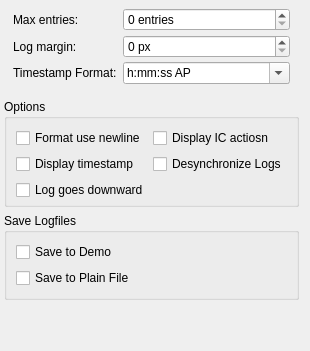
     <widget class="QWidget" name="logging_tab">
      <attribute name="title">
       <string>Logging</string>
      </attribute>
      <layout class="QVBoxLayout" name="verticalLayout_8">
       <property name="leftMargin">
        <number>4</number>
       </property>
       <property name="topMargin">
        <number>4</number>
       </property>
       <item>
        <widget class="QWidget" name="fields_widgets" native="true">
         <layout class="QFormLayout" name="formLayout_3">
          <property name="verticalSpacing">
           <number>4</number>
          </property>
          <property name="topMargin">
           <number>4</number>
          </property>
          <item row="1" column="0">
           <widget class="QLabel" name="length_lbl">
            <property name="toolTip">
             <string>The amount of message lines the IC chatlog will keep before deleting older message lines. A value of 0 or below counts as 'infinite'.</string>
            </property>
            <property name="text">
             <string>Max entries:</string>
            </property>
           </widget>
          </item>
          <item row="1" column="1">
           <widget class="QSpinBox" name="length_spinbox">
            <property name="suffix">
             <string> entries</string>
            </property>
            <property name="maximum">
             <number>10000</number>
            </property>
           </widget>
          </item>
          <item row="3" column="0">
           <widget class="QLabel" name="log_timestamp_format_lbl">
            <property name="text">
             <string>Timestamp Format:</string>
            </property>
           </widget>
          </item>
          <item row="2" column="0">
           <widget class="QLabel" name="log_margin_lbl">
            <property name="toolTip">
             <string>The distance in pixels between each entry in the IC log. 
Default: 0.</string>
            </property>
            <property name="text">
             <string>Log margin:</string>
            </property>
           </widget>
          </item>
          <item row="2" column="1">
           <widget class="QSpinBox" name="log_margin_spinbox">
            <property name="suffix">
             <string> px</string>
            </property>
            <property name="maximum">
             <number>1000</number>
            </property>
           </widget>
          </item>
          <item row="3" column="1">
           <widget class="QComboBox" name="log_timestamp_format_combobox">
            <property name="editable">
             <bool>true</bool>
            </property>
            <item>
             <property name="text">
              <string>h:mm:ss AP</string>
             </property>
            </item>
            <item>
             <property name="text">
              <string>hh:mm:ss</string>
             </property>
            </item>
            <item>
             <property name="text">
              <string>h:mm AP</string>
             </property>
            </item>
            <item>
             <property name="text">
              <string>hh:mm</string>
             </property>
            </item>
           </widget>
          </item>
         </layout>
        </widget>
       </item>
       <item>
        <widget class="QGroupBox" name="options_group">
         <property name="title">
          <string>Options</string>
         </property>
         <layout class="QGridLayout" name="gridLayout_2">
          <property name="bottomMargin">
           <number>4</number>
          </property>
          <property name="horizontalSpacing">
           <number>4</number>
          </property>
          <item row="0" column="0">
           <widget class="QCheckBox" name="log_newline_cb">
            <property name="text">
             <string>Format use newline</string>
            </property>
           </widget>
          </item>
          <item row="1" column="0">
           <widget class="QCheckBox" name="log_timestamp_cb">
            <property name="text">
             <string>Display timestamp</string>
            </property>
           </widget>
          </item>
          <item row="1" column="1">
           <widget class="QCheckBox" name="desync_logs_cb">
            <property name="text">
             <string>Desynchronize Logs</string>
            </property>
           </widget>
          </item>
          <item row="0" column="1">
           <widget class="QCheckBox" name="log_ic_actions_cb">
            <property name="text">
             <string>Display IC actiosn</string>
            </property>
           </widget>
          </item>
          <item row="2" column="0">
           <widget class="QCheckBox" name="downwards_cb">
            <property name="text">
             <string>Log goes downward</string>
            </property>
           </widget>
          </item>
         </layout>
        </widget>
       </item>
       <item>
        <widget class="QGroupBox" name="logging_saving_box">
         <property name="title">
          <string>Save Logfiles</string>
         </property>
         <layout class="QVBoxLayout" name="verticalLayout_9">
          <item>
           <widget class="QCheckBox" name="log_demo_cb">
            <property name="text">
             <string>Save to Demo</string>
            </property>
           </widget>
          </item>
          <item>
           <widget class="QCheckBox" name="log_text_cb">
            <property name="text">
             <string>Save to Plain File</string>
            </property>
           </widget>
          </item>
         </layout>
        </widget>
       </item>
       <item>
        <spacer name="logging_tab_spacer">
         <property name="orientation">
          <enum>Qt::Vertical</enum>
         </property>
         <property name="sizeHint" stdset="0">
          <size>
           <width>20</width>
           <height>40</height>
          </size>
         </property>
        </spacer>
       </item>
      </layout>
     </widget>
